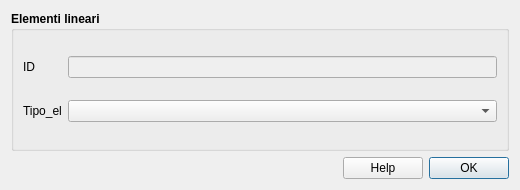
<?xml version="1.0" encoding="UTF-8"?>
<ui version="4.0">
    <class>elineari</class>
    <widget class="QDialog" name="elineari">
        <property name="geometry">
            <rect>
                <x>0</x>
                <y>0</y>
                <width>520</width>
                <height>190</height>
            </rect>
        </property>
        <property name="sizePolicy">
            <sizepolicy hsizetype="Fixed" vsizetype="Fixed">
                <horstretch>0</horstretch>
                <verstretch>0</verstretch>
            </sizepolicy>
        </property>
        <property name="minimumSize">
            <size>
                <width>520</width>
                <height>190</height>
            </size>
        </property>
        <property name="maximumSize">
            <size>
                <width>1500</width>
                <height>1500</height>
            </size>
        </property>
        <property name="windowTitle">
            <string>Elementi lineari</string>
        </property>
        <property name="modal">
            <bool>true</bool>
        </property>
        <layout class="QVBoxLayout" name="verticalLayout">
            <item>
                <widget class="QGroupBox" name="groupBox_2">
                    <property name="sizePolicy">
                        <sizepolicy hsizetype="Expanding" vsizetype="Expanding">
                            <horstretch>0</horstretch>
                            <verstretch>0</verstretch>
                        </sizepolicy>
                    </property>
                    <property name="minimumSize">
                        <size>
                            <width>0</width>
                            <height>0</height>
                        </size>
                    </property>
                    <property name="font">
                        <font>
                            <weight>75</weight>
                            <bold>true</bold>
                        </font>
                    </property>
                    <property name="title">
                        <string>Elementi lineari</string>
                    </property>
                    <layout class="QGridLayout" name="gridLayout">
                        <item row="0" column="0">
                            <widget class="QLabel" name="label_3">
                                <property name="font">
                                    <font>
                                        <weight>50</weight>
                                        <bold>false</bold>
                                    </font>
                                </property>
                                <property name="text">
                                    <string>ID</string>
                                </property>
                            </widget>
                        </item>
                        <item row="1" column="1">
                            <widget class="QComboBox" name="Tipo_el">
                                <property name="sizePolicy">
                                    <sizepolicy hsizetype="Expanding" vsizetype="Fixed">
                                        <horstretch>0</horstretch>
                                        <verstretch>0</verstretch>
                                    </sizepolicy>
                                </property>
                                <property name="font">
                                    <font>
                                        <weight>50</weight>
                                        <bold>false</bold>
                                    </font>
                                </property>
                                <property name="toolTip">
                                    <string/>
                                </property>
                            </widget>
                        </item>
                        <item row="0" column="1">
                            <widget class="QLineEdit" name="pkuid">
                                <property name="enabled">
                                    <bool>false</bool>
                                </property>
                                <property name="palette">
                                    <palette>
                                        <active>
                                            <colorrole role="Text">
                                                <brush brushstyle="SolidPattern">
                                                    <color alpha="255">
                                                        <red>113</red>
                                                        <green>113</green>
                                                        <blue>113</blue>
                                                    </color>
                                                </brush>
                                            </colorrole>
                                            <colorrole role="PlaceholderText">
                                                <brush brushstyle="NoBrush">
                                                    <color alpha="128">
                                                        <red>113</red>
                                                        <green>113</green>
                                                        <blue>113</blue>
                                                    </color>
                                                </brush>
                                            </colorrole>
                                        </active>
                                        <inactive>
                                            <colorrole role="Text">
                                                <brush brushstyle="SolidPattern">
                                                    <color alpha="255">
                                                        <red>113</red>
                                                        <green>113</green>
                                                        <blue>113</blue>
                                                    </color>
                                                </brush>
                                            </colorrole>
                                            <colorrole role="PlaceholderText">
                                                <brush brushstyle="NoBrush">
                                                    <color alpha="128">
                                                        <red>113</red>
                                                        <green>113</green>
                                                        <blue>113</blue>
                                                    </color>
                                                </brush>
                                            </colorrole>
                                        </inactive>
                                        <disabled>
                                            <colorrole role="Text">
                                                <brush brushstyle="SolidPattern">
                                                    <color alpha="255">
                                                        <red>120</red>
                                                        <green>120</green>
                                                        <blue>120</blue>
                                                    </color>
                                                </brush>
                                            </colorrole>
                                            <colorrole role="PlaceholderText">
                                                <brush brushstyle="NoBrush">
                                                    <color alpha="128">
                                                        <red>113</red>
                                                        <green>113</green>
                                                        <blue>113</blue>
                                                    </color>
                                                </brush>
                                            </colorrole>
                                        </disabled>
                                    </palette>
                                </property>
                                <property name="toolTip">
                                    <string/>
                                </property>
                            </widget>
                        </item>
                        <item row="1" column="0">
                            <widget class="QLabel" name="label">
                                <property name="font">
                                    <font>
                                        <weight>50</weight>
                                        <bold>false</bold>
                                    </font>
                                </property>
                                <property name="text">
                                    <string>Tipo_el</string>
                                </property>
                            </widget>
                        </item>
                    </layout>
                </widget>
            </item>
            <item>
                <layout class="QHBoxLayout" name="horizontalLayout">
                    <item>
                        <widget class="QLabel" name="label_logo_cnr">
                            <property name="maximumSize">
                                <size>
                                    <width>81</width>
                                    <height>60</height>
                                </size>
                            </property>
                            <property name="text">
                                <string/>
                            </property>
                            <property name="pixmap">
                                <pixmap>../loghi/Logo CNR-2010-Quadrato-ITA-high.png</pixmap>
                            </property>
                            <property name="scaledContents">
                                <bool>true</bool>
                            </property>
                        </widget>
                    </item>
                    <item>
                        <widget class="QLabel" name="label_logo_igag">
                            <property name="maximumSize">
                                <size>
                                    <width>70</width>
                                    <height>60</height>
                                </size>
                            </property>
                            <property name="text">
                                <string/>
                            </property>
                            <property name="pixmap">
                                <pixmap>../loghi/IGAG-CMYK.png</pixmap>
                            </property>
                            <property name="scaledContents">
                                <bool>true</bool>
                            </property>
                        </widget>
                    </item>
                    <item>
                        <spacer name="horizontalSpacer">
                            <property name="orientation">
                                <enum>Qt::Horizontal</enum>
                            </property>
                            <property name="sizeHint" stdset="0">
                                <size>
                                    <width>40</width>
                                    <height>20</height>
                                </size>
                            </property>
                        </spacer>
                    </item>
                    <item>
                        <widget class="QPushButton" name="help_button">
                            <property name="cursor">
                                <cursorShape>PointingHandCursor</cursorShape>
                            </property>
                            <property name="text">
                                <string>Help</string>
                            </property>
                        </widget>
                    </item>
                    <item>
                        <widget class="QDialogButtonBox" name="buttonBox">
                            <property name="sizePolicy">
                                <sizepolicy hsizetype="Fixed" vsizetype="Fixed">
                                    <horstretch>0</horstretch>
                                    <verstretch>0</verstretch>
                                </sizepolicy>
                            </property>
                            <property name="minimumSize">
                                <size>
                                    <width>0</width>
                                    <height>0</height>
                                </size>
                            </property>
                            <property name="cursor">
                                <cursorShape>PointingHandCursor</cursorShape>
                            </property>
                            <property name="orientation">
                                <enum>Qt::Vertical</enum>
                            </property>
                            <property name="standardButtons">
                                <set>QDialogButtonBox::Ok</set>
                            </property>
                            <property name="centerButtons">
                                <bool>true</bool>
                            </property>
                        </widget>
                    </item>
                </layout>
            </item>
        </layout>
    </widget>
    <tabstops>
        <tabstop>pkuid</tabstop>
        <tabstop>Tipo_el</tabstop>
        <tabstop>help_button</tabstop>
    </tabstops>
    <resources/>
    <connections/>
</ui>
